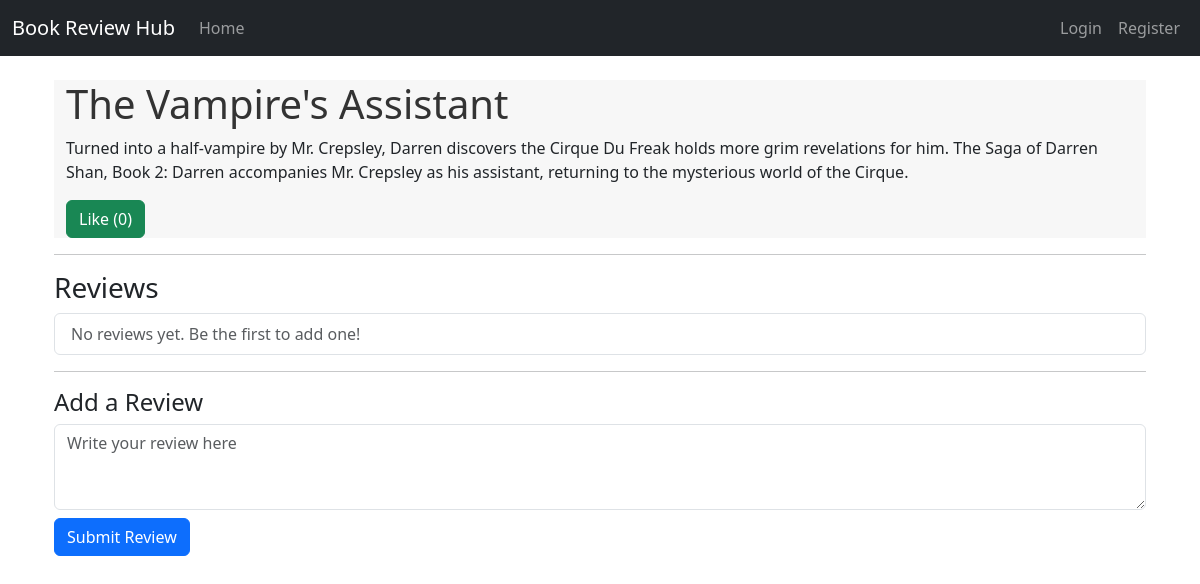
The page /book_review/2 on the database its author committed.
### app/models.py (models this page shows)
class Book(db.Model):
    id = db.Column(db.Integer, primary_key=True)
    title = db.Column(db.String(100), nullable=False)
    description = db.Column(db.Text, nullable=True)
    reviews = db.relationship('Review', backref='book', lazy='dynamic')
    liked_by = db.relationship('User', secondary=likes, back_populates='liked_books')

### app/routes.py (the view, shortened to what this page needs)
@bp.route('/book_review/<int:book_id>', methods=['GET', 'POST'])
def book_review(book_id):
    book = Book.query.get_or_404(book_id)
    reviews = Review.query.filter_by(book_id=book_id).all()
    return render_template('book_review.html', book=book, reviews=reviews, user=current_user)

### app/templates/book_review.html (shortened to what this page needs)
<!DOCTYPE html>
<html lang="en">
{% extends "base.html" %}
{% block content %}
<div class="container mt-4">
    <div class="container backgroundgrey">
        <h1>{{ book.title }}</h1>
        <p>{{ book.description }}</p>
        <form method="POST">
            <button type="submit" name="like" class="btn btn-success">
                Like ({{ book.liked_by|length }})
            </button>
        </form>
    </div>
    <hr>
    <h3>Reviews</h3>
    <ul class="list-group">
        {% for review in reviews %}
        <li class="list-group-item">
            <strong>{{ review.user.username }}:</strong> {{ review.content }}
        </li>
        {% else %}
        <li class="list-group-item text-muted">No reviews yet. Be the first to add one!</li>
        {% endfor %}
    </ul>
    <hr>
    <h4>Add a Review</h4>
    <form method="POST">
        <div class="form-group">
            <textarea name="review" class="form-control" rows="3" placeholder="Write your review here"></textarea>
        </div>
        <button type="submit" class="btn btn-primary mt-2">Submit Review</button>
    </form>
</div>
{% endblock %}

### app/static/css/styles.css (style rules this page uses)
h1 { color: #333; }
ul { list-style: none; padding: 0; }
.backgroundgrey { background-color: #f7f7f7; }

### rows shown on the page
Book: title "The Vampire's Assistant", description "Turned into a half-vampire by Mr. Crepsley, Darren discovers the Cirque Du Freak holds more grim revelations for him. The Saga of Darren Shan, Book 2: Darren accompanies Mr. Crepsley as his assistant, returning to the mysterious world of the Cirque."

### other values the page prints
{{ book.liked_by|length }} "0"
